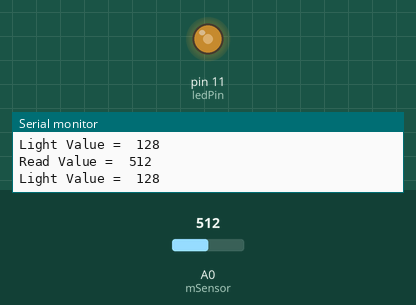
Simulated run of this sketch. Board: Arduino Uno, built with avr-gcc and run on an emulated ATmega328P. Parts: output pins drawn as LEDs (lit = HIGH), the last lines printed to the serial monitor. The test bench sets the inputs (shaded band); at power-on: A0 (mSensor) = 512.

Above: at 1.2 s.
1.3 s: A0 (mSensor) set to 716
At 1.9 s:
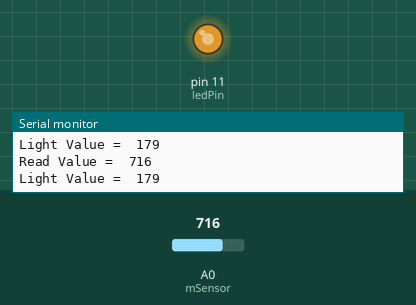
2.9 s: A0 (mSensor) set to 900
At 3.3 s:
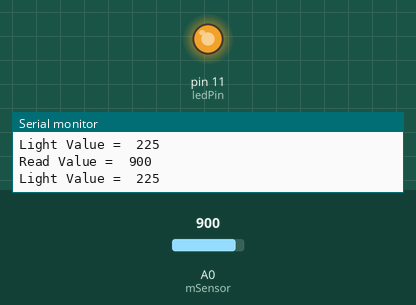
4.5 s: A0 (mSensor) set to 122
At 5.8 s:
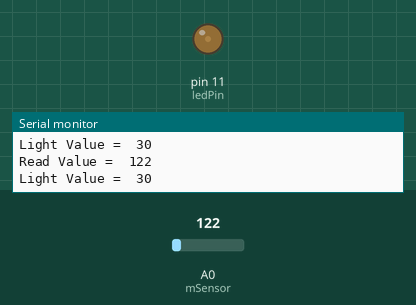
6.1 s: A0 (mSensor) set to 0
At 7.3 s:
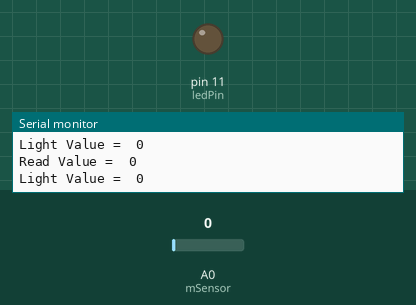
Timing chart, 0 to 8.7 s (numbered marks = the images above; inputs shaded):
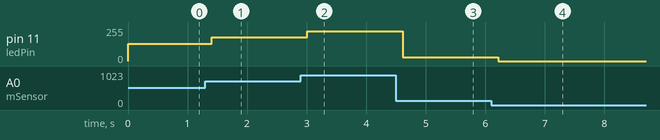

Measured:
- after the input at 1.3 s, pin 11 (ledPin): 128/255 → 179/255 after 0.11 s
- after the input at 2.9 s, pin 11 (ledPin): 179/255 → 225/255 after 0.11 s
- after the input at 4.5 s, pin 11 (ledPin): 225/255 → 30/255 after 0.12 s
- after the input at 6.1 s, pin 11 (ledPin): 30/255 → 0/255 after 0.12 s

The sketch:

chapter-2.4.2.ino
```cpp
int mSensor = A0;         // 사운드센서 A0핀 A0에 연결
int ledPin = 11;          // LED 핀 11번에 연결

void setup() {
  Serial.begin(9600);
  pinMode(ledPin, OUTPUT);
}

void loop() {
  int readValue = analogRead(mSensor);    // A0 사운드센서 값 readVal 변수에 저장
  int lightValue = readValue / 4;         // LED 값으로 사용하기 위해 4로 나눔
  Serial.print("Read Value =  ");
  Serial.println(readValue);             // 시리얼 모니터에 사운드센서 값 프린트
  Serial.print("Light Value =  ");
  Serial.println(lightValue);            // 시리얼 모니터에 LED 밝기 값 프린트
  analogWrite(ledPin, lightValue);        // LED 켜기
  delay(200);
}
```
